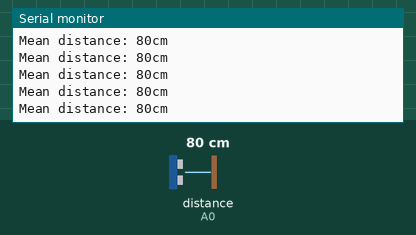
The sketch below on a simulated Arduino Uno, built with avr-gcc and run on an emulated ATmega328P. On the bench: the last lines printed to the serial monitor. The test bench sets the inputs (shaded band); at power-on: distance to the obstacle (sensor on A0) 80 cm.

Above: at 1.2 s.
1.3 s: distance to the obstacle (sensor on A0) set to 2 cm
At 1.46 s:
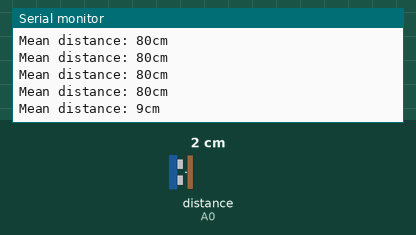
2.8 s: distance to the obstacle (sensor on A0) set to 18 cm
At 2.9 s:
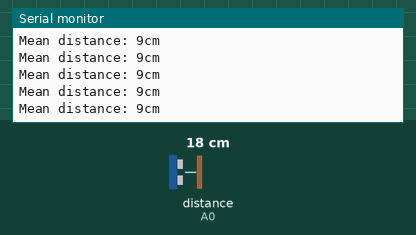
Timing chart, 0 to 5.8 s (numbered marks = the images above; inputs shaded):
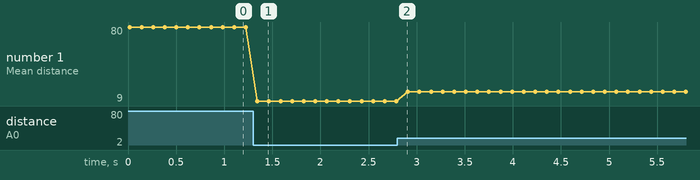

The sketch:

IR_Distance_2Y0A21_Test2.ino
```cpp
/*SHARP GP2Y0A21YK0F IR distance sensor with Arduino and SharpIR library example code. More info: https://www.makerguides.com */
// Include the library:
#include <SharpIR.h>
// Define model and input pin:
#define IRPin A0
#define model 1080
// Create variable to store the distance:
int distance_cm;
/* Model :
  GP2Y0A02YK0F --> 20150
  GP2Y0A21YK0F --> 1080
  GP2Y0A710K0F --> 100500
  GP2YA41SK0F --> 430
*/
// Create a new instance of the SharpIR class:
SharpIR mySensor = SharpIR(IRPin, model);
void setup() {
  // Begin serial communication at a baudrate of 9600:
  Serial.begin(9600);
}
void loop() {
  // Get a distance measurement and store it as distance_cm:
  distance_cm = mySensor.distance();
  // Print the measured distance to the serial monitor:
  Serial.print("Mean distance: ");
  Serial.print(distance_cm);
  Serial.println("cm");
  delay(100);
}
```

Measured:
- after the input at 1.3 s, the serial monitor: prints a new line at once (image 1)
- plotted number 1: 80 → 9 after the input at 1.3 s, 9 → 18 after the input at 2.8 s
